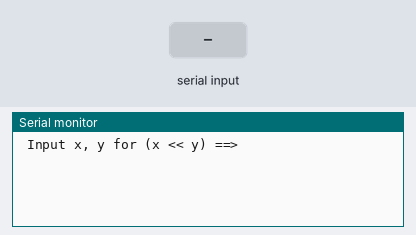
Recording of a sketch running on a simulated Arduino Uno, built with avr-gcc and run on an emulated ATmega328P. Shown: the last lines printed to the serial monitor. The test bench sets the inputs (shaded band).

Above: at 1.2 s.
1.3 s: "90,45\n" received over Serial
At 2.1 s:
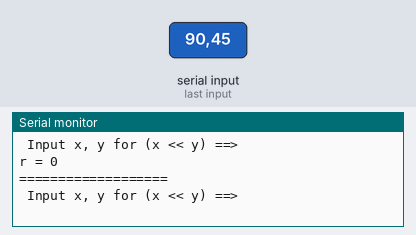
2.8 s: "1,90\n" received over Serial
5.3 s: "30,150\n" received over Serial
At 6.4 s:
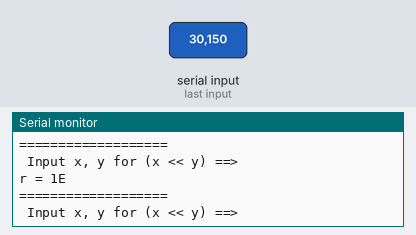
6.8 s: "90,45\n" received over Serial
9.3 s: "200\n" received over Serial
At 11.3 s:
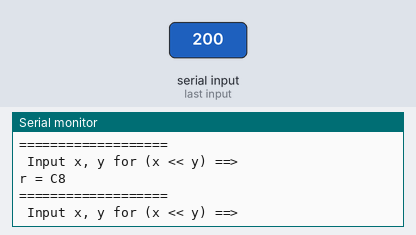

The sketch:

ex3-6.ino
```cpp
void setup() {
  // 시리얼 통신 속도 설정 : 속도 9600 bps, 8데이터 비트, 패리티 없음, 한 개의 스톱비트
 Serial.begin(9600) ;
}


void loop() {
  int x, y, r;

      Serial.println(" Input x, y for (x << y) ==>");
      while(1) {
       if(Serial.available() > 0 ) break;
      }
      x = Serial.parseFloat();
      y = Serial.parseFloat();

     r = x << y;

     Serial.print("r = ");
     Serial.println(r,HEX);


   Serial.println("===================");
  }
```

Measured:
- after the input at 1.3 s, the serial monitor: prints a new line at once (image 1)
- after the input at 5.3 s, the serial monitor: prints a new line at once (image 2)
- after the input at 9.3 s, the serial monitor: prints a new line after 1.0 s (image 3)
